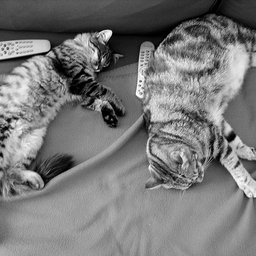
%> input picture Topics/YOLOv10/000000039769.jpg (cropped and resized to the size of MATLAB's example picture, made grey), 256 x 256 px, given in place of cameraman.tif, which was not available
$ octave 3.m   (GNU Octave 9; MATLAB toolbox functions it lacks are replaced by stand-ins)
%> lines starting %> are read from the running program, lines starting %| are printed output that depends on the picture; pictures that were not available may be replaced by others from this repository, and a replacement may not be noted
a = imread('cameraman.tif');
%> a is the input picture: size 256x256 uint8; min 0, max 255, mean 120.8
l1 = 255;
s1 = l1 - 1 - a;
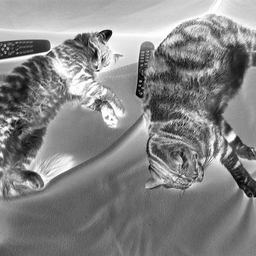
%> s1: size 256x256 uint8; min 0, max 254, mean 133.2
subplot(1, 2, 1); imshow(a); title('Original');
subplot(1, 2, 2); imshow(s1); title('Gray Scale Image');

img = imread('cameraman.tif');
r2 = double(img);
c2 = 1;
l2 = 255;
s2 = c2 * log(1 + r2);
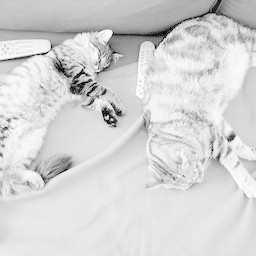
%> s2: size 256x256 double; min 0, max 5.55, mean 4.64; drawn with min black and max white
t2 = l2 / (c2 * log(1 + l2));
b2 = uint8(t2 * s2);
subplot(1, 2, 1); imshow(img); title('Original');
subplot(1, 2, 2); imshow(b2); title('Logarithmic');

r3 = double(a);
c3 = 1;
l3 = 255;
g1 = 0.5;
s3 = c3 * (r3 .^ g1);
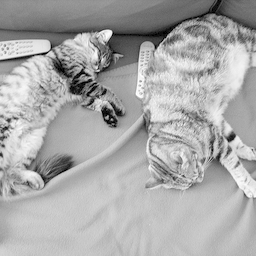
%> s3: size 256x256 double; min 0, max 15.97, mean 10.64; drawn with min black and max white
t3 = l3 / (c3 * (l3 .^ g1));
b3 = uint8(t3 * s3);
subplot(1, 2, 1); imshow(a); title('Original');
subplot(1, 2, 2); imshow(b3); title('Gamma');

r3 = double(a);
c3 = 1;
l3 = 255;
g1 = 1;
s3 = c3 * (r3 .^ g1);
t3 = l3 / (c3 * (l3 .^ g1));
b3 = uint8(t3 * s3);
subplot(1, 2, 1); imshow(a); title('Original');
subplot(1, 2, 2); imshow(b3); title('Gamma');

r3 = double(a);
c3 = 1;
l3 = 255;
g1 = 5;
s3 = c3 * (r3 .^ g1);
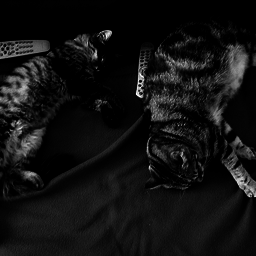
%> s3: size 256x256 double; min 0, max 1.08e+12, mean 7.44e+10; drawn with min black and max white
t3 = l3 / (c3 * (l3 .^ g1));
b3 = uint8(t3 * s3);
subplot(1, 2, 1); imshow(a); title('Original');
subplot(1, 2, 2); imshow(b3); title('Gamma');

% You need to provide the pixel coordinates where you want to see the neighborhood
a = magic(8);
b = input('Enter Row: ');
%> the answer given: 3
c = input('Enter col: ');
%> the answer given: 3

N4 = [a(b - 1, c), a(b, c + 1), a(b, c - 1), a(b + 1, c)];
N4

N8 = [a(b - 1, c - 1), a(b - 1, c), a(b - 1, c + 1), a(b, c - 1), a(b, c + 1), a(b + 1, c - 1), a(b + 1, c), a(b + 1, c + 1)];
N8

ND = [a(b - 1, c - 1), a(b - 1, c + 1), a(b + 1, c - 1), a(b + 1, c + 1)];
ND
% Define the neighborhood using the provided pixel coordinates

a = ones(40);
b = zeros(40);
c = [a b; b a];
d = [b b; a a];
A = 10 * (c + d);
M = c .* d;
D = c ./ d;
S = c - d;
subplot(2, 3, 1); imshow(c); title('C');
subplot(2, 3, 2); imshow(d); title('D');
subplot(2, 3, 3); imshow(A); title('A');
subplot(2, 3, 4); imshow(M); title('M');
subplot(2, 3, 5); imshow(D); title('D');
subplot(2, 3, 6); imshow(S); title('S');
%> after `title('S')`:
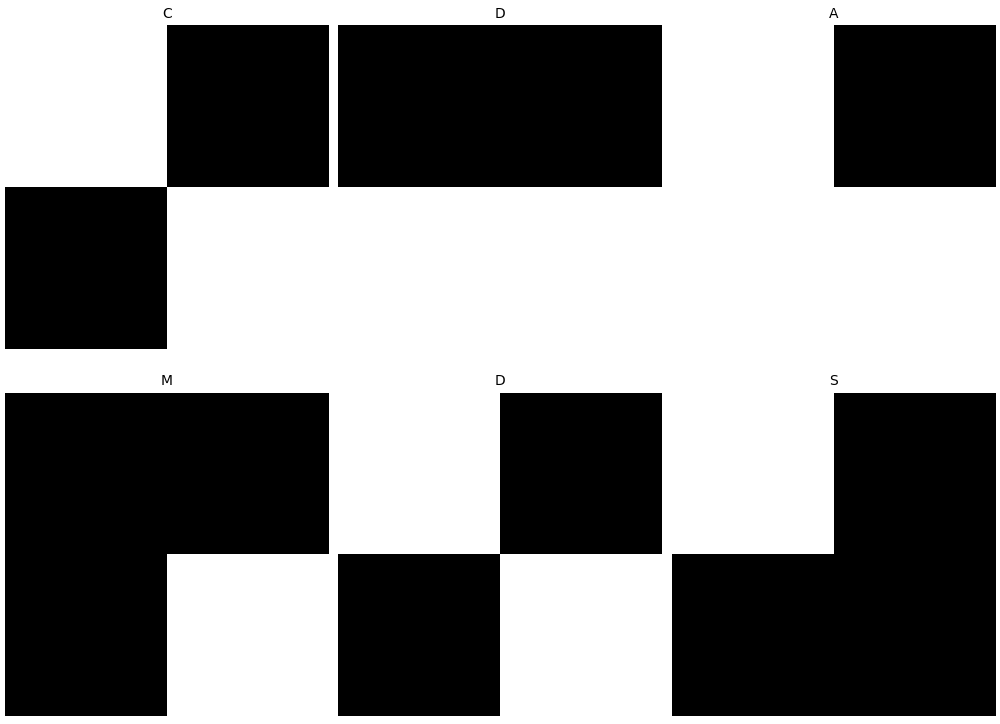
%> figure redrawn from the program's plot data, 6 panels

%> (the run ends here)
